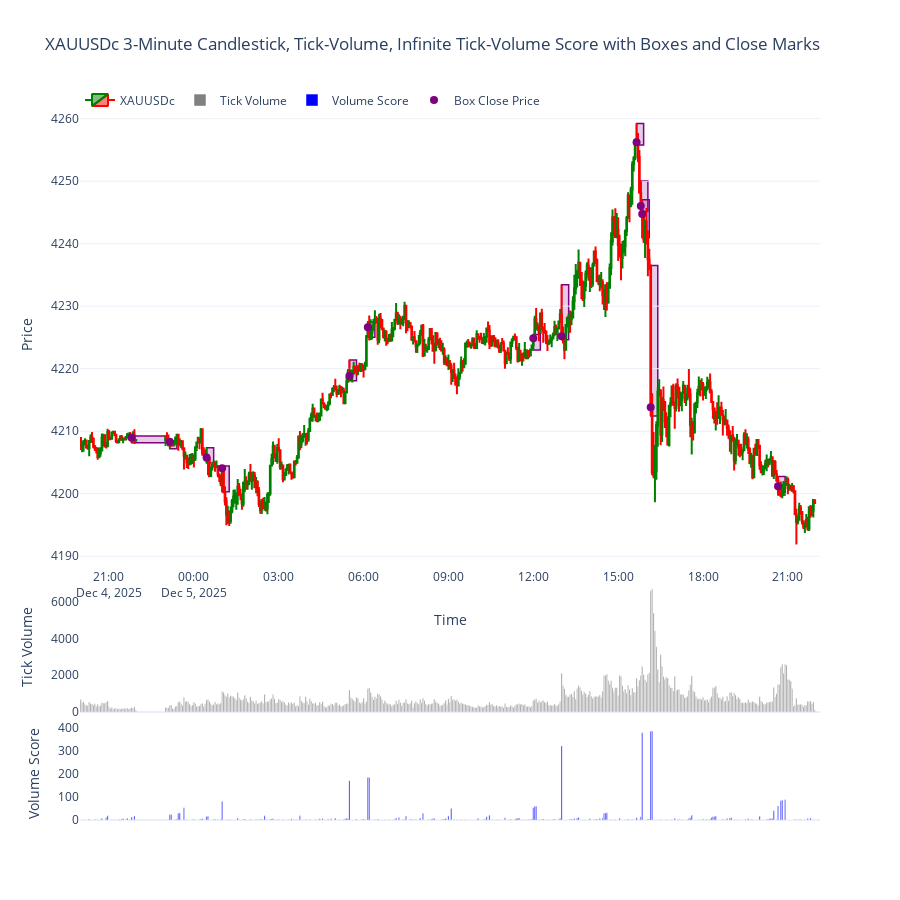

The notebook cell saved with this chart:
### Code cell
import MetaTrader5 as mt5
import pandas as pd
import numpy as np
import plotly.graph_objects as go
from datetime import datetime, timedelta

# -------------------------
# 1. Initialize MT5
# -------------------------
if not mt5.initialize():
    print("MT5 initialization failed")
    mt5.shutdown()

# -------------------------
# 2. Fetch 3-minute data
# -------------------------
symbol = "XAUUSDc"
timeframe = mt5.TIMEFRAME_M3
n_bars = 500
utc_from = datetime.now() - timedelta(days=2)

rates = mt5.copy_rates_from(symbol, timeframe, utc_from, n_bars)
mt5.shutdown()

# -------------------------
# 3. Convert to DataFrame
# -------------------------
df = pd.DataFrame(rates)
df['time'] = pd.to_datetime(df['time'], unit='s')
df.set_index('time', inplace=True)

# -------------------------
# 4. Remove non-trading periods (weekends)
# -------------------------
df = df[df.index.dayofweek < 5]

# -------------------------
# 5. Infinite tick-volume score algorithm (horizontal intersection logic)
# -------------------------
def tick_volume_infinite_score(volumes):
    scores = np.zeros(len(volumes))
    for i in range(1, len(volumes)):
        count = 0
        for j in range(i-1, -1, -1):
            if volumes[i] > volumes[j]:
                count += 1
            else:
                break
        scores[i] = count
    return scores

df['vol_score'] = tick_volume_infinite_score(df['tick_volume'])

# -------------------------
# 6. Additional logic: box if vol_score is 10x previous vol_score
# -------------------------
boxes = []
box_marks_x = []
box_marks_y = []

for i in range(1, len(df)):
    if df['vol_score'].iloc[i-1] > 0 and df['vol_score'].iloc[i] >= 10 * df['vol_score'].iloc[i-1]:
        # Box coordinates
        x0 = df.index[i]
        x1 = df.index[min(i+5, len(df)-1)]  # extend 5 bars to the right
        y0 = df['low'].iloc[i]
        y1 = df['high'].iloc[i]
        boxes.append(dict(
            type="rect",
            xref="x",
            yref="y",
            x0=x0,
            x1=x1,
            y0=y0,
            y1=y1,
            line=dict(color="purple", width=1.5),
            fillcolor="rgba(128,0,128,0.2)",
            layer="below"
        ))
        # Mark at the closing price of the box
        box_marks_x.append(df.index[i])
        box_marks_y.append(df['close'].iloc[i])

# -------------------------
# 7. Plot 3-pane chart
# -------------------------
fig = go.Figure()

# Candlestick chart (top pane)
fig.add_trace(go.Candlestick(
    x=df.index,
    open=df['open'],
    high=df['high'],
    low=df['low'],
    close=df['close'],
    name='XAUUSDc',
    increasing_line_color='green',
    decreasing_line_color='red'
))

# Tick-volume bars (middle pane)
fig.add_trace(go.Bar(
    x=df.index,
    y=df['tick_volume'],
    name='Tick Volume',
    marker_color='gray',
    yaxis='y2'
))

# Volume score bars (bottom pane)
fig.add_trace(go.Bar(
    x=df.index,
    y=df['vol_score'],
    name='Volume Score',
    marker_color='blue',
    yaxis='y3'
))

# Add boxes for 10x vol_score spikes
fig.update_layout(shapes=boxes)

# Add marks at the closing price of the boxes
fig.add_trace(go.Scatter(
    x=box_marks_x,
    y=box_marks_y,
    mode='markers',
    marker=dict(color='purple', size=8, symbol='circle'),
    name='Box Close Price',
    yaxis='y'
))

# Layout
fig.update_layout(
    template='plotly_white',
    title='XAUUSDc 3-Minute Candlestick, Tick-Volume, Infinite Tick-Volume Score with Boxes and Close Marks',
    xaxis=dict(title='Time', rangeslider=dict(visible=False)),
    yaxis=dict(title='Price', domain=[0.35, 1]),
    yaxis2=dict(title='Tick Volume', domain=[0.15, 0.33], showgrid=False),
    yaxis3=dict(title='Volume Score', domain=[0, 0.13], showgrid=False),
    legend=dict(orientation='h', y=1.02, x=0),
    height=900
)

fig.show()

### Figure 1 — Plotly figure (JSON) as saved in the notebook; plotly's stock layout.template omitted (floating-point values rounded to 4 significant figures; data arrays with more than 128 entries replaced by an {"elided": "..."} marker saying what was removed)
{"data": [{"close": {"elided": "500 float values"}, "decreasing": {"line": {"color": "red"}}, "high": {"elided": "500 float values"}, "increasing": {"line": {"color": "green"}}, "low": {"elided": "500 float values"}, "name": "XAUUSDc", "open": {"elided": "500 float values"}, "type": "candlestick", "x": {"elided": "500 str values"}}, {"marker": {"color": "gray"}, "name": "Tick Volume", "type": "bar", "x": {"elided": "500 str values"}, "y": {"elided": "500 int values"}, "yaxis": "y2"}, {"marker": {"color": "blue"}, "name": "Volume Score", "type": "bar", "x": {"elided": "500 str values"}, "y": {"elided": "500 float values"}, "yaxis": "y3"}, {"marker": {"color": "purple", "size": 8, "symbol": "circle"}, "mode": "markers", "name": "Box Close Price", "type": "scatter", "x": ["2025-12-04T21:48:00", "2025-12-04T23:09:00", "2025-12-05T00:27:00", "2025-12-05T01:00:00", "2025-12-05T05:30:00", "2025-12-05T06:09:00", "2025-12-05T12:00:00", "2025-12-05T13:00:00", "2025-12-05T15:39:00", "2025-12-05T15:48:00", "2025-12-05T15:51:00", "2025-12-05T16:09:00", "2025-12-05T20:39:00"], "y": [4209.0, 4208.0, 4206.0, 4204.0, 4219.0, 4227.0, 4225.0, 4225.0, 4256.0, 4246.0, 4245.0, 4214.0, 4201.0], "yaxis": "y"}], "layout": {"height": 900, "legend": {"orientation": "h", "x": 0, "y": 1.02}, "shapes": [{"fillcolor": "rgba(128,0,128,0.2)", "layer": "below", "line": {"color": "purple", "width": 1.5}, "type": "rect", "x0": "2025-12-04T21:48:00", "x1": "2025-12-04T23:03:00", "xref": "x", "y0": 4208.0, "y1": 4209.0, "yref": "y"}, {"fillcolor": "rgba(128,0,128,0.2)", "layer": "below", "line": {"color": "purple", "width": 1.5}, "type": "rect", "x0": "2025-12-04T23:09:00", "x1": "2025-12-04T23:24:00", "xref": "x", "y0": 4207.0, "y1": 4208.0, "yref": "y"}, {"fillcolor": "rgba(128,0,128,0.2)", "layer": "below", "line": {"color": "purple", "width": 1.5}, "type": "rect", "x0": "2025-12-05T00:27:00", "x1": "2025-12-05T00:42:00", "xref": "x", "y0": 4205.0, "y1": 4207.0, "yref": "y"}, {"fillcolor": "rgba(128,0,128,0.2)", "layer": "below", "line": {"color": "purple", "width": 1.5}, "type": "rect", "x0": "2025-12-05T01:00:00", "x1": "2025-12-05T01:15:00", "xref": "x", "y0": 4200.0, "y1": 4204.0, "yref": "y"}, {"fillcolor": "rgba(128,0,128,0.2)", "layer": "below", "line": {"color": "purple", "width": 1.5}, "type": "rect", "x0": "2025-12-05T05:30:00", "x1": "2025-12-05T05:45:00", "xref": "x", "y0": 4218.0, "y1": 4221.0, "yref": "y"}, {"fillcolor": "rgba(128,0,128,0.2)", "layer": "below", "line": {"color": "purple", "width": 1.5}, "type": "rect", "x0": "2025-12-05T06:09:00", "x1": "2025-12-05T06:24:00", "xref": "x", "y0": 4225.0, "y1": 4228.0, "yref": "y"}, {"fillcolor": "rgba(128,0,128,0.2)", "layer": "below", "line": {"color": "purple", "width": 1.5}, "type": "rect", "x0": "2025-12-05T12:00:00", "x1": "2025-12-05T12:15:00", "xref": "x", "y0": 4223.0, "y1": 4225.0, "yref": "y"}, {"fillcolor": "rgba(128,0,128,0.2)", "layer": "below", "line": {"color": "purple", "width": 1.5}, "type": "rect", "x0": "2025-12-05T13:00:00", "x1": "2025-12-05T13:15:00", "xref": "x", "y0": 4225.0, "y1": 4233.0, "yref": "y"}, {"fillcolor": "rgba(128,0,128,0.2)", "layer": "below", "line": {"color": "purple", "width": 1.5}, "type": "rect", "x0": "2025-12-05T15:39:00", "x1": "2025-12-05T15:54:00", "xref": "x", "y0": 4256.0, "y1": 4259.0, "yref": "y"}, {"fillcolor": "rgba(128,0,128,0.2)", "layer": "below", "line": {"color": "purple", "width": 1.5}, "type": "rect", "x0": "2025-12-05T15:48:00", "x1": "2025-12-05T16:03:00", "xref": "x", "y0": 4245.0, "y1": 4250.0, "yref": "y"}, {"fillcolor": "rgba(128,0,128,0.2)", "layer": "below", "line": {"color": "purple", "width": 1.5}, "type": "rect", "x0": "2025-12-05T15:51:00", "x1": "2025-12-05T16:06:00", "xref": "x", "y0": 4241.0, "y1": 4247.0, "yref": "y"}, {"fillcolor": "rgba(128,0,128,0.2)", "layer": "below", "line": {"color": "purple", "width": 1.5}, "type": "rect", "x0": "2025-12-05T16:09:00", "x1": "2025-12-05T16:24:00", "xref": "x", "y0": 4212.0, "y1": 4236.0, "yref": "y"}, {"fillcolor": "rgba(128,0,128,0.2)", "layer": "below", "line": {"color": "purple", "width": 1.5}, "type": "rect", "x0": "2025-12-05T20:39:00", "x1": "2025-12-05T20:54:00", "xref": "x", "y0": 4200.0, "y1": 4203.0, "yref": "y"}], "title": {"text": "XAUUSDc 3-Minute Candlestick, Tick-Volume, Infinite Tick-Volume Score with Boxes and Close Marks"}, "xaxis": {"rangeslider": {"visible": false}, "title": {"text": "Time"}}, "yaxis": {"domain": [0.35, 1], "title": {"text": "Price"}}, "yaxis2": {"domain": [0.15, 0.33], "showgrid": false, "title": {"text": "Tick Volume"}}, "yaxis3": {"domain": [0, 0.13], "showgrid": false, "title": {"text": "Volume Score"}}}}
